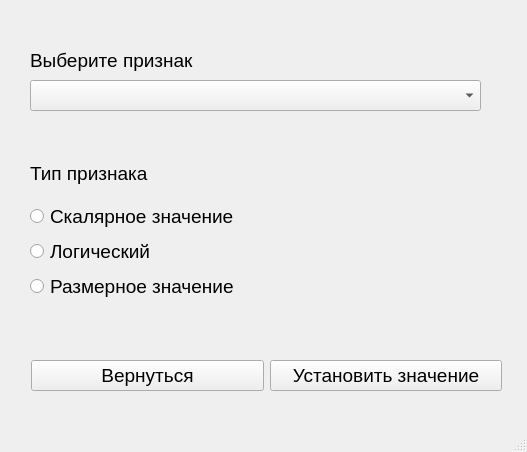
<?xml version="1.0" encoding="UTF-8"?>
<ui version="4.0">
 <class>featurePossibleDefinition</class>
 <widget class="QMainWindow" name="featurePossibleDefinition">
  <property name="geometry">
   <rect>
    <x>0</x>
    <y>0</y>
    <width>527</width>
    <height>452</height>
   </rect>
  </property>
  <property name="minimumSize">
   <size>
    <width>527</width>
    <height>452</height>
   </size>
  </property>
  <property name="maximumSize">
   <size>
    <width>527</width>
    <height>452</height>
   </size>
  </property>
  <property name="windowTitle">
   <string>Редактор знаний. Возможные значения признаков</string>
  </property>
  <widget class="QWidget" name="centralwidget">
   <widget class="QLabel" name="label">
    <property name="geometry">
     <rect>
      <x>30</x>
      <y>30</y>
      <width>301</width>
      <height>61</height>
     </rect>
    </property>
    <property name="font">
     <font>
      <pointsize>14</pointsize>
     </font>
    </property>
    <property name="text">
     <string>Выберите признак</string>
    </property>
   </widget>
   <widget class="QComboBox" name="comboBox_featureChoose_featurePossibleDefinition">
    <property name="geometry">
     <rect>
      <x>30</x>
      <y>80</y>
      <width>451</width>
      <height>31</height>
     </rect>
    </property>
    <property name="font">
     <font>
      <pointsize>14</pointsize>
     </font>
    </property>
   </widget>
   <widget class="QWidget" name="layoutWidget">
    <property name="geometry">
     <rect>
      <x>30</x>
      <y>150</y>
      <width>291</width>
      <height>151</height>
     </rect>
    </property>
    <layout class="QVBoxLayout" name="verticalLayout">
     <item>
      <widget class="QLabel" name="label_2">
       <property name="font">
        <font>
         <pointsize>14</pointsize>
        </font>
       </property>
       <property name="text">
        <string>Тип признака</string>
       </property>
      </widget>
     </item>
     <item>
      <widget class="QRadioButton" name="radioBut_scalar_featurePossibleDefinition">
       <property name="font">
        <font>
         <pointsize>14</pointsize>
        </font>
       </property>
       <property name="text">
        <string>Скалярное значение</string>
       </property>
      </widget>
     </item>
     <item>
      <widget class="QRadioButton" name="radioBut_logic_featurePossibleDefinition">
       <property name="font">
        <font>
         <pointsize>14</pointsize>
        </font>
       </property>
       <property name="text">
        <string>Логический</string>
       </property>
      </widget>
     </item>
     <item>
      <widget class="QRadioButton" name="radioBut_dimensional_featurePossibleDefinition">
       <property name="font">
        <font>
         <pointsize>14</pointsize>
        </font>
       </property>
       <property name="text">
        <string>Размерное значение</string>
       </property>
      </widget>
     </item>
    </layout>
   </widget>
   <widget class="QWidget" name="layoutWidget">
    <property name="geometry">
     <rect>
      <x>31</x>
      <y>360</y>
      <width>471</width>
      <height>32</height>
     </rect>
    </property>
    <layout class="QHBoxLayout" name="horizontalLayout">
     <item>
      <widget class="QPushButton" name="button_goBack_featurePossibleDefinition">
       <property name="font">
        <font>
         <pointsize>14</pointsize>
        </font>
       </property>
       <property name="text">
        <string>Вернуться</string>
       </property>
      </widget>
     </item>
     <item>
      <widget class="QPushButton" name="button_Ok_featurePossibleDefinition">
       <property name="font">
        <font>
         <pointsize>14</pointsize>
        </font>
       </property>
       <property name="text">
        <string>Установить значение</string>
       </property>
      </widget>
     </item>
    </layout>
   </widget>
  </widget>
  <widget class="QMenuBar" name="menubar">
   <property name="geometry">
    <rect>
     <x>0</x>
     <y>0</y>
     <width>527</width>
     <height>22</height>
    </rect>
   </property>
  </widget>
  <widget class="QStatusBar" name="statusbar"/>
 </widget>
 <resources/>
 <connections/>
</ui>
